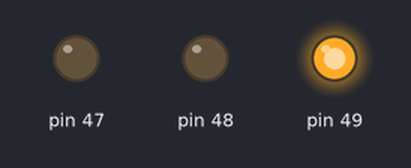
The sketch below on a simulated Arduino Mega 2560, built with avr-gcc and run on an emulated ATmega2560. Parts: output pins drawn as LEDs (lit = HIGH).

Above: at 0.16 s.
At 0.83 s:
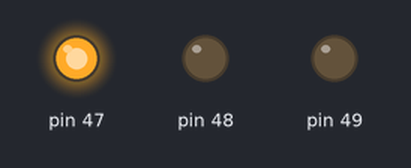
At 1.83 s:
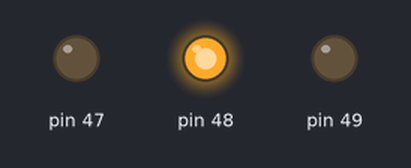
At 2.49 s:
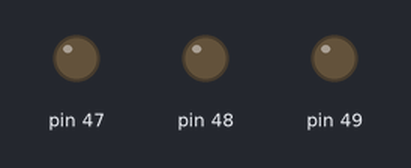
Timing chart, 0 to 3.1 s (numbered marks = the images above):
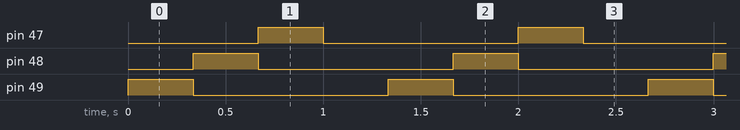

The sketch:

Part1.4.ino
```cpp
// Define the register macros for DDR and PORT of Port L
// DDR_L represents the Data Direction Register of Port L, which controls the direction (input or output) of each pin in Port L
// PORT_L represents the Output Register of Port L, which is used to set the output value (high or low) of each pin in Port L
#define DDR_L   DDRL
#define PORT_L  PORTL

// Define the bit numbers for pins 47, 48, and 49
// PIN_47 represents the bit number for pin 47 in Port L
// PIN_48 represents the bit number for pin 48 in Port L
// PIN_49 represents the bit number for pin 49 in Port L
#define PIN_47  0
#define PIN_48  1
#define PIN_49  2

void setup() {
  // Set the pins as outputs by setting the corresponding DDR bits
  // |= performs a bitwise OR operation and assigns the result back to DDR_L
  // (1 << PIN_47) sets the bit at the position of PIN_47 to 1, representing pin 47 as an output
  // (1 << PIN_48) sets the bit at the position of PIN_48 to 1, representing pin 48 as an output
  // (1 << PIN_49) sets the bit at the position of PIN_49 to 1, representing pin 49 as an output
  DDR_L |= (1 << PIN_47) | (1 << PIN_48) | (1 << PIN_49);
}

void loop() {
  // Turn on LED 47
  // |= performs a bitwise OR operation and assigns the result back to PORT_L
  // (1 << PIN_47) sets the bit at the position of PIN_47 to 1, turning on LED 47
  PORT_L |= (1 << PIN_47);
  delay(333); // Delay for 333 milliseconds

  // Turn off LED 47 and turn on LED 48
  // &= performs a bitwise AND operation and assigns the result back to PORT_L
  // ~(1 << PIN_47) sets the bit at the position of PIN_47 to 0, turning off LED 47
  // (1 << PIN_48) sets the bit at the position of PIN_48 to 1, turning on LED 48
  PORT_L &= ~(1 << PIN_47);
  PORT_L |= (1 << PIN_48);
  delay(333); // Delay for 333 milliseconds

  // Turn off LED 48 and turn on LED 49
  // &= performs a bitwise AND operation and assigns the result back to PORT_L
  // ~(1 << PIN_48) sets the bit at the position of PIN_48 to 0, turning off LED 48
  // (1 << PIN_49) sets the bit at the position of PIN_49 to 1, turning on LED 49
  PORT_L &= ~(1 << PIN_48);
  PORT_L |= (1 << PIN_49);
  delay(333); // Delay for 333 milliseconds

  // Turn off LED 49
  // &= performs a bitwise AND operation and assigns the result back to PORT_L
  // ~(1 << PIN_49) sets the bit at the position of PIN_49 to 0, turning off LED 49
  PORT_L &= ~(1 << PIN_49);
  delay(333); // Delay for 333 milliseconds
}

// The code sets the pins 47, 48, and 49 of Port L as outputs using DDR_L.
// It then loops through a sequence of turning on and off LEDs connected to those pins in a sequential pattern,
// with each LED turned on for 333 milliseconds and then turned off.
```

Measured:
- by itself, pin 47–49: alternates HIGH for 0.33 s and LOW for 1.0 s
- by itself, everything shown: repeats every 1.3 s, in 4 steps
